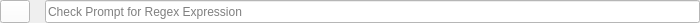
<?xml version="1.0" encoding="UTF-8"?>
<ui version="4.0">
 <class>UserInputRow</class>
 <widget class="QWidget" name="UserInputRow">
  <property name="geometry">
   <rect>
    <x>0</x>
    <y>0</y>
    <width>700</width>
    <height>23</height>
   </rect>
  </property>
  <property name="sizePolicy">
   <sizepolicy hsizetype="Preferred" vsizetype="Preferred">
    <horstretch>0</horstretch>
    <verstretch>0</verstretch>
   </sizepolicy>
  </property>
  <property name="minimumSize">
   <size>
    <width>0</width>
    <height>23</height>
   </size>
  </property>
  <property name="maximumSize">
   <size>
    <width>700</width>
    <height>23</height>
   </size>
  </property>
  <layout class="QHBoxLayout" name="horizontalLayout">
   <property name="spacing">
    <number>5</number>
   </property>
   <property name="leftMargin">
    <number>0</number>
   </property>
   <property name="topMargin">
    <number>0</number>
   </property>
   <property name="rightMargin">
    <number>0</number>
   </property>
   <property name="bottomMargin">
    <number>0</number>
   </property>
   <item>
    <widget class="QPushButton" name="DeleteButton">
     <property name="sizePolicy">
      <sizepolicy hsizetype="Minimum" vsizetype="Fixed">
       <horstretch>0</horstretch>
       <verstretch>0</verstretch>
      </sizepolicy>
     </property>
     <property name="minimumSize">
      <size>
       <width>0</width>
       <height>23</height>
      </size>
     </property>
     <property name="maximumSize">
      <size>
       <width>30</width>
       <height>23</height>
      </size>
     </property>
     <property name="font">
      <font>
       <family>Sans Serif</family>
       <pointsize>18</pointsize>
       <weight>50</weight>
       <italic>false</italic>
       <bold>false</bold>
       <strikeout>true</strikeout>
      </font>
     </property>
     <property name="styleSheet">
      <string notr="true">border-color: rgb(0, 0, 0);
background-color: rgb(255, 255, 255);
font: 18pt &quot;Sans Serif&quot;;
text-decoration: line-through;
text-decoration: line-through;
color: rgb(255, 0, 4);</string>
     </property>
     <property name="text">
      <string/>
     </property>
     <property name="icon">
      <iconset>
       <normaloff>Icons/remove.png</normaloff>Icons/remove.png</iconset>
     </property>
    </widget>
   </item>
   <item>
    <spacer name="horizontalSpacer">
     <property name="orientation">
      <enum>Qt::Horizontal</enum>
     </property>
     <property name="sizeType">
      <enum>QSizePolicy::Fixed</enum>
     </property>
     <property name="sizeHint" stdset="0">
      <size>
       <width>10</width>
       <height>20</height>
      </size>
     </property>
    </spacer>
   </item>
   <item>
    <widget class="QLineEdit" name="RegexExp">
     <property name="minimumSize">
      <size>
       <width>0</width>
       <height>23</height>
      </size>
     </property>
     <property name="toolTip">
      <string>&lt;html&gt;&lt;head/&gt;&lt;body&gt;&lt;p&gt;A string of characters that will be sent to SPIM via STDIN&lt;/p&gt;&lt;/body&gt;&lt;/html&gt;</string>
     </property>
     <property name="styleSheet">
      <string notr="true">background-color: rgb(255, 255, 255);</string>
     </property>
     <property name="placeholderText">
      <string>Check Prompt for Regex Expression</string>
     </property>
    </widget>
   </item>
  </layout>
 </widget>
 <resources/>
 <connections/>
</ui>
